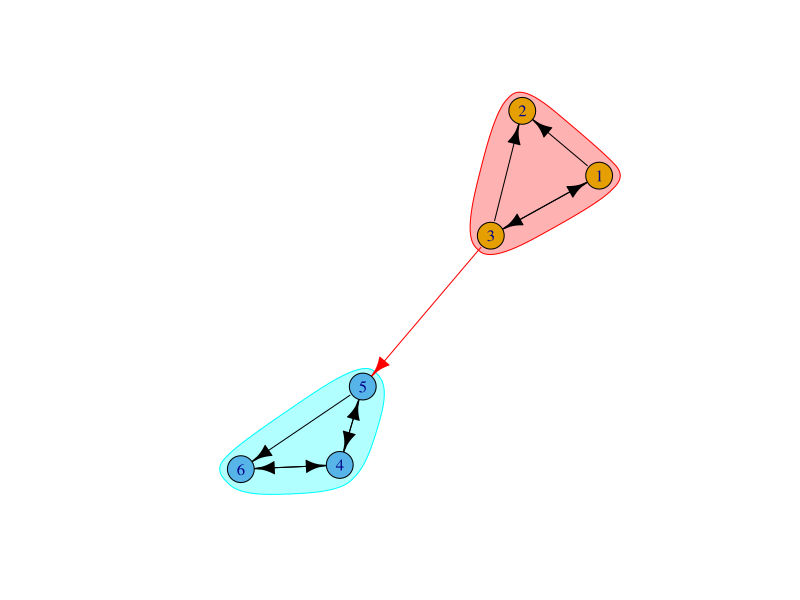

Here is the R script that generated this plot:
## ---- chunk 1
if (!require('matrixcalc')) install.packages('matrixcalc')
if (!require('igraph')) install.packages('igraph')
## ---- chunk 2
p1 <- c(0, 1/2, 1/2, 0, 0, 0)
p2 <- rep(1/6, 6) # we adjust this from 0 so that we have an equal prob to land on any page;   if we leave at 0 (indicating there are no outgoing links from p2), our page rank will not converge because of a 'dangling node'
p3 <- c(1/3, 1/3, 0, 0, 1/3, 0)
p4 <- c(0, 0, 0, 0, 1/2, 1/2)
p5 <- c(0, 0, 0, 1/2, 0, 1/2)
p6 <- c(0, 0, 0, 1, 0, 0)
A <- matrix(c(p1, p2, p3, p4, p5, p6), 6)

#confirm that the total probability for each col = 1
colSums(A)

#Introduce decay
B <- 0.85 * A + 0.15/nrow(A)
## ---- chunk 3
r <- rep(1/nrow(A), nrow(A))
cbind(matrix.power(B, 10) %*% r,
      matrix.power(B, 20) %*% r,
      matrix.power(B, 30) %*% r,
      matrix.power(B, 40) %*% r,
      matrix.power(B, 50) %*% r )

PR1 <- matrix.power(B, 40) %*% r # convergence has occured by 40 iterations
## ---- chunk 4
decomp <- eigen(B)
PR2 <- as.numeric(decomp$vectors[,which.max(decomp$values)]) #get vectors associated with largest eigenvalue == 1
PR2 <- (1/sum(PR2))*PR2 #normalize
## ---- chunk 5
p2_0 <- rep(0, 6) ## since this library handles weighting, can put back in the 0 col;   it doesn't matter which we do, 1/6 or 0, but the graph here has the relationships we would expect, where as 1/6 does not
A_0 <- matrix(c(p1, p2_0, p3, p4, p5, p6), 6)
a <- graph.adjacency(t(A_0), weighted=TRUE, mode='directed')
ceb <- cluster_edge_betweenness(a)
plot(ceb, a) 
PR3 <- page.rank(a)$vector
## ---- chunk 6
results <- cbind(PR1, PR2, PR3)
results <- rbind(results, colSums(results))
colnames(results) <- c('PowerIteration', 'EigenDecomp', 'IgraphLibrary')
rownames(results) <- c('p1', 'p2', 'p3', 'p4', 'p5', 'p6', 'colSum')
knitr::kable(results)
